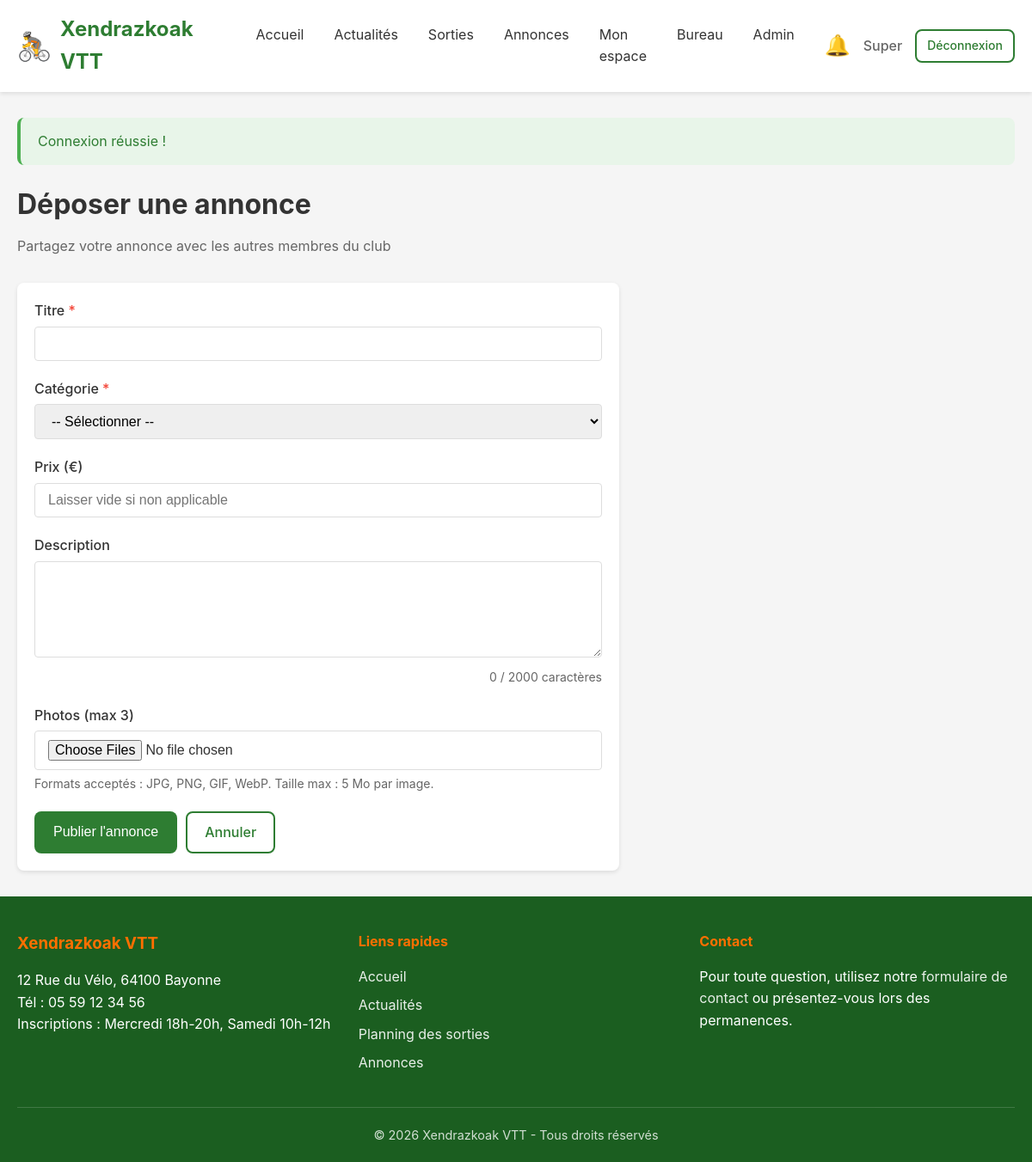
/annonce_add.php (signed in), run on the app's committed database.
### tables this page shows
CREATE TABLE club_infos (
    id INT AUTO_INCREMENT PRIMARY KEY,
    nom_club VARCHAR(200) NOT NULL,
    adresse TEXT NOT NULL,
    telephone VARCHAR(20) NOT NULL,
    jours_inscription VARCHAR(255) NOT NULL,
    youtube_url VARCHAR(500) DEFAULT NULL,
    updated_at DATETIME DEFAULT CURRENT_TIMESTAMP ON UPDATE CURRENT_TIMESTAMP
);

### db.php (called while the page is built, shortened)
<?php
function getDB() {
    static $pdo = null;
    if ($pdo !== null) {
        return $pdo;
    }
    try {
        $dsn = "mysql:host=" . DB_HOST . ";dbname=" . DB_NAME . ";charset=" . DB_CHARSET;
        $options = [
            PDO::ATTR_ERRMODE            => PDO::ERRMODE_EXCEPTION,
            PDO::ATTR_DEFAULT_FETCH_MODE => PDO::FETCH_ASSOC,
            PDO::ATTR_EMULATE_PREPARES   => false,
        ];
        $pdo = new PDO($dsn, DB_USER, DB_PASS, $options);
        return $pdo;
    } catch (PDOException $e) {
        if (DEBUG_MODE) {
            die("Erreur de connexion à la base de données : " . $e->getMessage());
        } else {
            die("Erreur de connexion à la base de données. Veuillez réessayer plus tard.");
        }
    }
}
function dbFetchOne($sql, $params = []) {
    $stmt = getDB()->prepare($sql);
    $stmt->execute($params);
    return $stmt->fetch();
}

### annonce_add.php (the view, shortened to what this page needs)
<?php
require_once __DIR__ . '/header.php';
?>
<div class="page-header">
    <h1>Déposer une annonce</h1>
    <p>Partagez votre annonce avec les autres membres du club</p>
</div>
<div class="card" style="max-width: 700px;">
    <div class="card-body">
        <form method="POST" action="" enctype="multipart/form-data">
            <div class="form-group">
                <label for="titre">Titre <span class="required">*</span></label>
                <input type="text" id="titre" name="titre" class="form-control"
                       value="<?php echo escape($_POST['titre'] ?? ''); ?>"
                       maxlength="255" required>
            </div>
            <div class="form-group">
                <label for="categorie_id">Catégorie <span class="required">*</span></label>
                <select name="categorie_id" id="categorie_id" class="form-control" required>
                    <option value="">-- Sélectionner --</option>
                </select>
            </div>
            <div class="form-group">
                <label for="prix">Prix (€)</label>
                <input type="number" id="prix" name="prix" class="form-control"
                       value="<?php echo escape($_POST['prix'] ?? ''); ?>"
                       min="0" step="0.01" placeholder="Laisser vide si non applicable">
            </div>
            <div class="form-group">
                <label for="description">Description</label>
                <textarea id="description" name="description" class="form-control" rows="5"
                          maxlength="2000"><?php echo escape($_POST['description'] ?? ''); ?></textarea>
            </div>
            <div class="form-group">
                <label for="images">Photos (max 3)</label>
                <input type="file" id="images" name="images[]" class="form-control"
                       accept="image/*" multiple>
                <p class="form-text">Formats acceptés : JPG, PNG, GIF, WebP. Taille max : 5 Mo par image.</p>
            </div>
            <div class="flex gap-1">
                <button type="submit" class="btn btn-primary">Publier l'annonce</button>
                <a href="annonces.php" class="btn btn-outline">Annuler</a>
            </div>
        </form>
    </div>
</div>
<?php require_once __DIR__ . '/footer.php'; ?>

### footer.php (shortened to what this page needs)
        </div>
    </main>
    <footer class="main-footer">
        <div class="container">
            <div class="footer-content">
                <div class="footer-info">
                    <h3><?php echo SITE_NAME; ?></h3>
                    <?php if ($clubInfo): ?>
                        <p><?php echo escape($clubInfo['adresse']); ?></p>
                        <p>Tél : <?php echo escape($clubInfo['telephone']); ?></p>
                        <p>Inscriptions : <?php echo escape($clubInfo['jours_inscription']); ?></p>
                    <?php endif; ?>
                </div>
                <div class="footer-links">
                    <h4>Liens rapides</h4>
                    <ul>
                        <li><a href="index.php">Accueil</a></li>
                        <li><a href="actualites.php">Actualités</a></li>
                        <li><a href="sorties.php">Planning des sorties</a></li>
                        <li><a href="annonces.php">Annonces</a></li>
                    </ul>
                </div>
                <div class="footer-contact">
                    <h4>Contact</h4>
                    <p>Pour toute question, utilisez notre <a href="messages.php">formulaire de contact</a> ou présentez-vous lors des permanences.</p>
                </div>
            </div>
            <div class="footer-bottom">
                <p>&copy; <?php echo date('Y'); ?> <?php echo SITE_NAME; ?> - Tous droits réservés</p>
            </div>
        </div>
    </footer>
</body>
</html>

### css/style.css (style rules this page uses)
*, *::before, *::after { box-sizing: border-box; margin: 0; padding: 0; }
:root { --primary-color: #2e7d32; --primary-dark: #1b5e20; --primary-light: #4caf50; --secondary-color: #ff6f00; --secondary-dark: #e65100; --text-color: #333; --text-light: #666; --bg-color: #f5f5f5; --white: #fff; --border-color: #ddd; --success-color: #4caf50; --error-color: #f44336; --warning-color: #ff9800; --info-color: #2196f3; --shadow: 0 2px 5px rgba(0,0,0,0.1); --shadow-lg: 0 5px 15px rgba(0,0,0,0.15); --radius: 8px; --radius-sm: 4px; }
body { font-family: -apple-system, BlinkMacSystemFont, 'Segoe UI', Roboto, Oxygen, Ubuntu, sans-serif; font-size: 16px; line-height: 1.6; color: var(--text-color); background-color: var(--bg-color); min-height: 100vh; display: flex; flex-direction: column; }
a { color: var(--primary-color); text-decoration: none; }
.container { width: 100%; max-width: 1200px; margin: 0 auto; padding: 0 20px; }
.main-footer { background: var(--primary-dark); color: var(--white); padding: 40px 0 20px; margin-top: auto; }
.footer-content { display: grid; grid-template-columns: repeat(auto-fit, minmax(250px, 1fr)); gap: 30px; margin-bottom: 30px; }
.footer-info h3, .footer-links h4, .footer-contact h4 { margin-bottom: 15px; color: var(--secondary-color); }
.footer-links ul { list-style: none; }
.footer-links li { margin-bottom: 8px; }
.footer-links a, .footer-contact a { color: var(--white); opacity: 0.9; }
.footer-bottom { text-align: center; padding-top: 20px; border-top: 1px solid rgba(255,255,255,0.2); font-size: 0.9rem; opacity: 0.8; }
.btn { display: inline-block; padding: 10px 20px; font-size: 1rem; font-weight: 500; text-align: center; border: 2px solid transparent; border-radius: var(--radius); cursor: pointer; transition: all 0.2s; }
.btn-primary { background: var(--primary-color); color: var(--white); }
.btn-outline { background: transparent; border-color: var(--primary-color); color: var(--primary-color); }
.form-group { margin-bottom: 20px; }
.form-group label { display: block; margin-bottom: 5px; font-weight: 500; }
.form-group label .required { color: var(--error-color); }
.form-control { width: 100%; padding: 10px 15px; font-size: 1rem; border: 1px solid var(--border-color); border-radius: var(--radius-sm); transition: border-color 0.2s, box-shadow 0.2s; }
textarea.form-control { resize: vertical; min-height: 100px; }
select.form-control { cursor: pointer; }
.form-text { font-size: 0.875rem; color: var(--text-light); margin-top: 5px; }
.card { background: var(--white); border-radius: var(--radius); box-shadow: var(--shadow); overflow: hidden; }
.card-body { padding: 20px; }
.page-header { margin-bottom: 30px; }
.page-header h1 { font-size: 2rem; margin-bottom: 10px; }
.page-header p { color: var(--text-light); }
.flex { display: flex; }
.gap-1 { gap: 10px; }

### data on the page
club_infos: adresse "12 Rue du Vélo, 64100 Bayonne", telephone "05 59 12 34 56", jours_inscription "Mercredi 18h-20h, Samedi 10h-12h"

### other printed values
SITE_NAME "Xendrazkoak VTT"
$currentUser['prenom'] "Super"
$flash['message'] "Connexion réussie !"
